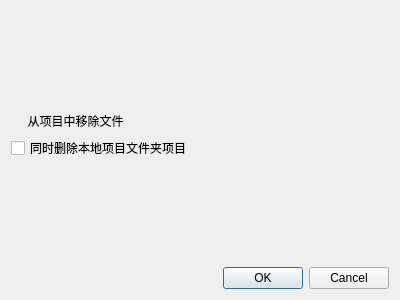
<?xml version="1.0" encoding="UTF-8"?>
<ui version="4.0">
 <class>RemoveProjDialog</class>
 <widget class="QDialog" name="RemoveProjDialog">
  <property name="geometry">
   <rect>
    <x>0</x>
    <y>0</y>
    <width>400</width>
    <height>300</height>
   </rect>
  </property>
  <property name="windowTitle">
   <string>Dialog</string>
  </property>
  <layout class="QVBoxLayout" name="verticalLayout_3">
   <item>
    <layout class="QVBoxLayout" name="verticalLayout_2">
     <item>
      <layout class="QVBoxLayout" name="verticalLayout">
       <item>
        <spacer name="verticalSpacer_2">
         <property name="orientation">
          <enum>Qt::Orientation::Vertical</enum>
         </property>
         <property name="sizeHint" stdset="0">
          <size>
           <width>20</width>
           <height>40</height>
          </size>
         </property>
        </spacer>
       </item>
       <item>
        <widget class="QLabel" name="label">
         <property name="styleSheet">
          <string notr="true">QLabel#label {
	color: black;
}</string>
         </property>
         <property name="text">
          <string>     从项目中移除文件</string>
         </property>
        </widget>
       </item>
       <item>
        <widget class="QCheckBox" name="checkBoxDeleteFile">
         <property name="text">
          <string>同时删除本地项目文件夹项目</string>
         </property>
        </widget>
       </item>
       <item>
        <spacer name="verticalSpacer">
         <property name="orientation">
          <enum>Qt::Orientation::Vertical</enum>
         </property>
         <property name="sizeHint" stdset="0">
          <size>
           <width>20</width>
           <height>40</height>
          </size>
         </property>
        </spacer>
       </item>
      </layout>
     </item>
     <item>
      <widget class="QDialogButtonBox" name="buttonBox">
       <property name="orientation">
        <enum>Qt::Orientation::Horizontal</enum>
       </property>
       <property name="standardButtons">
        <set>QDialogButtonBox::StandardButton::Cancel|QDialogButtonBox::StandardButton::Ok</set>
       </property>
      </widget>
     </item>
    </layout>
   </item>
  </layout>
 </widget>
 <resources/>
 <connections>
  <connection>
   <sender>buttonBox</sender>
   <signal>accepted()</signal>
   <receiver>RemoveProjDialog</receiver>
   <slot>accept()</slot>
   <hints>
    <hint type="sourcelabel">
     <x>248</x>
     <y>254</y>
    </hint>
    <hint type="destinationlabel">
     <x>157</x>
     <y>274</y>
    </hint>
   </hints>
  </connection>
  <connection>
   <sender>buttonBox</sender>
   <signal>rejected()</signal>
   <receiver>RemoveProjDialog</receiver>
   <slot>reject()</slot>
   <hints>
    <hint type="sourcelabel">
     <x>316</x>
     <y>260</y>
    </hint>
    <hint type="destinationlabel">
     <x>286</x>
     <y>274</y>
    </hint>
   </hints>
  </connection>
 </connections>
</ui>
